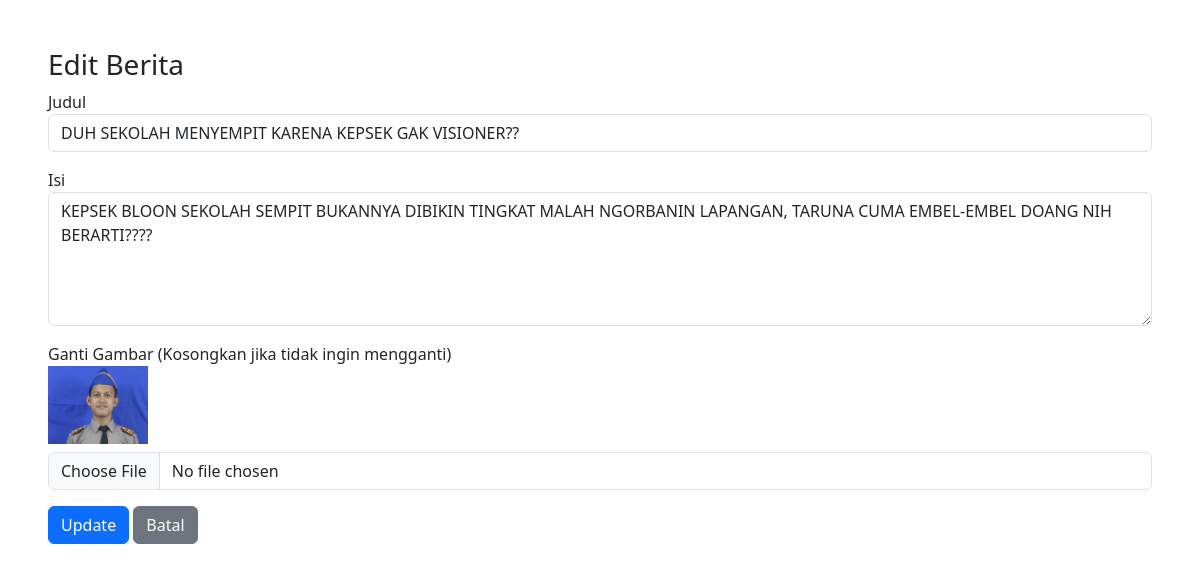
The page /admin/edit_berita.php?id=3 on the database its author committed.
### tables this page shows
CREATE TABLE `tb_artikel` (
  `id` int(11) NOT NULL,
  `judul` varchar(255) NOT NULL,
  `slug` varchar(255) NOT NULL,
  `isi_konten` longtext NOT NULL,
  `gambar_sampul` varchar(255) DEFAULT NULL,
  `status` enum('Terbit','Draf') DEFAULT 'Terbit',
  `tanggal_terbit` timestamp NOT NULL DEFAULT current_timestamp(),
  `id_penulis` int(11) DEFAULT NULL,
  `id_kategori` int(11) DEFAULT NULL
);

### admin/edit_berita.php (the view, shortened to what this page needs)
<?php
include '../config/koneksi.php';
$id = $_GET['id'];
$ambil = mysqli_query($conn, "SELECT * FROM tb_artikel WHERE id='$id'");
$data = mysqli_fetch_array($ambil);
?>
<!DOCTYPE html>
<html>
<head><title>Edit Berita</title>
<link href="https://cdn.jsdelivr.net/npm/bootstrap@5.3.0/dist/css/bootstrap.min.css" rel="stylesheet">
</head>
<body class="p-5">
    <h3>Edit Berita</h3>
    <form method="POST" enctype="multipart/form-data">
        <div class="mb-3">
            <label>Judul</label>
            <input type="text" name="judul" class="form-control" value="<?= $data['judul']; ?>">
        </div>
        <div class="mb-3">
            <label>Isi</label>
            <textarea name="isi" class="form-control" rows="5"><?= $data['isi_konten']; ?></textarea>
        </div>
        <div class="mb-3">
            <label>Ganti Gambar (Kosongkan jika tidak ingin mengganti)</label><br>
            <img src="../assets/uploads/<?= $data['gambar_sampul']; ?>" width="100" class="mb-2">
            <input type="file" name="gambar" class="form-control">
        </div>
        <button type="submit" name="update" class="btn btn-primary">Update</button>
        <a href="berita.php" class="btn btn-secondary">Batal</a>
    </form>
</body>
</html>

### rows shown on the page
tb_artikel: judul "DUH SEKOLAH MENYEMPIT KARENA KEPSEK GAK VISIONER??", isi "KEPSEK BLOON SEKOLAH SEMPIT BUKANNYA DIBIKIN TINGKAT MALAH NGORBANIN LAPANGAN, TARUNA CUMA EMBEL-EMBEL DOANG NIH BERARTI????", gambar_sampul (picture)
